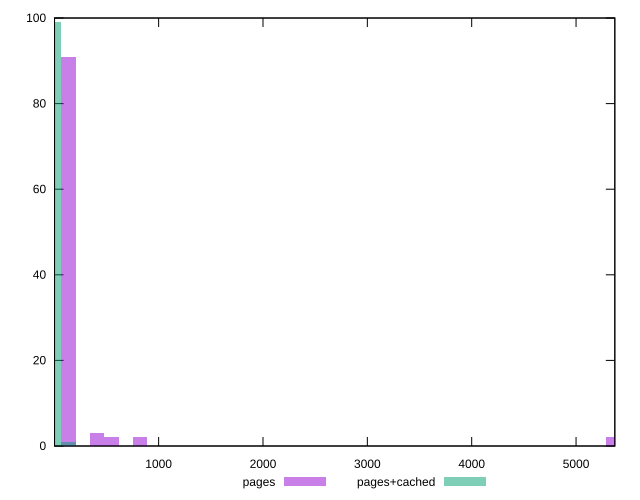

Reproduce this figure in gnuplot.
reset

$pages <<EOF
823.3780990959169 2
137.22968318265282 91
5351.95764412346 2
411.68904954795846 3
548.9187327306113 2
EOF

$pagesCached <<EOF
137.22968318265282 1
0 99
EOF

set key outside below
set boxwidth 137.22968318265282
set xrange [2.4120000000000004:5371.55]
set yrange [0:100]
set trange [0:100]
set style fill transparent solid 0.5 noborder
set terminal svg size 640, 500 enhanced background rgb 'white'
set output "report_00009_2021-02-08T22-37-41.559Z/server-response-time/comparison/histogram/0_vs_1.svg"

plot $pages title "pages" with boxes, \
     $pagesCached title "pages+cached" with boxes

reset
